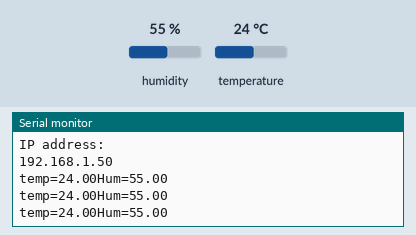
Simulated run of this sketch. Board: ESP8266 (NodeMCU). Shown: the last lines printed to the serial monitor. The inputs (shaded band) are chosen by the test bench; at power-on: humidity 55 %, temperature 24 °C. WiFi joins after 1.5 s; servers stay silent unless stated; web services answer with replies made up by the test bench.

Above: at 2.7 s.
2.8 s: humidity set to 22 %
At 4.0 s:
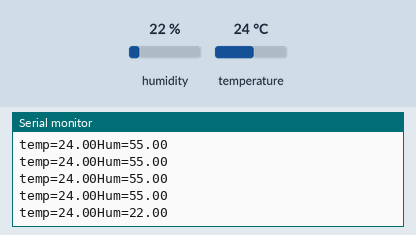
5.5 s: temperature set to 12 °C
At 11.4 s:
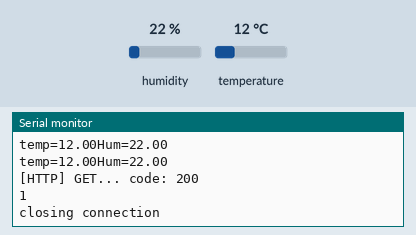
11.5 s: humidity set to 40 %
At 12.3 s:
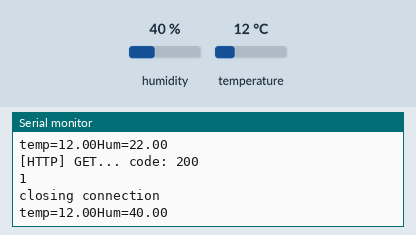
Timing chart, 0 to 14.5 s (numbered marks = the images above; inputs shaded):
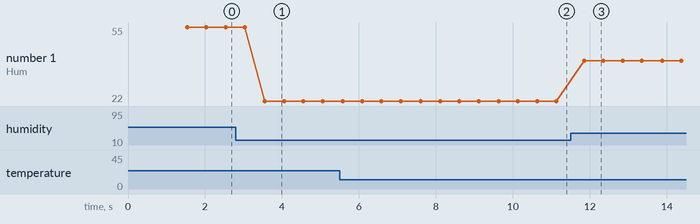

The sketch:

DHT11_iot.ino
```cpp
#include <ESP8266WiFi.h>
#include <ESP8266HTTPClient.h>
#include <WiFiClient.h>
 #include <WiFiClientSecure.h>
#include <DHT.h>


const char* ssid = "NUI";
const char* password = "lightyear";


#define DHTPIN D5
#define DHTTYPE DHT11

 int cloud=0;


DHT dht(DHTPIN, DHTTYPE);
 void setup() {
  Serial.begin(115200);

  delay(10);
dht.begin();
  // We start by connecting to a WiFi network

  Serial.println();
  Serial.println();
  Serial.print("Connecting to ");
  Serial.println(ssid);

  WiFi.begin(ssid, password);

  while (WiFi.status() != WL_CONNECTED) {
    delay(500);
    Serial.print(".");
  }

  Serial.println("");
  Serial.println("WiFi connected");
  Serial.println("IP address: ");
  Serial.println(WiFi.localIP());
}

int value = 0;

void loop() {
  float h = dht.readHumidity();
float t = dht.readTemperature();
Serial.print("temp=");
Serial.print(t);
Serial.print("Hum=");
Serial.println(h);

if (isnan(h) || isnan(t))
{
Serial.println("Failed to read from DHT sensor!");
return;
}
WiFiClient client;
    HTTPClient http;
 cloud=cloud+1;
 if(cloud>=20)
 {cloud=0;
 //http://api.thingspeak.com/update?api_key=YOUR API KEY&field1=
http.begin(client,"http://api.thingspeak.com/update?api_key=1HM0EAYQ00AZMS8E&field1="+ String(t) +"&field2="+ String(h));
        int httpCode = http.GET();
          if(httpCode > 0) {
               Serial.printf("[HTTP] GET... code: %d\n", httpCode);
               if(httpCode == HTTP_CODE_OK) {
                  String payload = http.getString();
                  Serial.println(payload);
              }
          } else {
              Serial.printf("[HTTP] GET... failed, error: %s\n", http.errorToString(httpCode).c_str());
          }
          http.end(); Serial.println();
  Serial.println("closing connection");
 }
delay(500);
}
```

Measured:
- after the input at 2.8 s, the serial monitor: prints a new line after 0.76 s (image 1)
- after the input at 5.5 s, the serial monitor: prints a new line after 0.08 s (image 2)
- after the input at 11.5 s, the serial monitor: prints a new line after 0.36 s (image 3)
- plotted number 1: 55 → 22 after the input at 2.8 s, 22 → 40 after the input at 11.5 s
